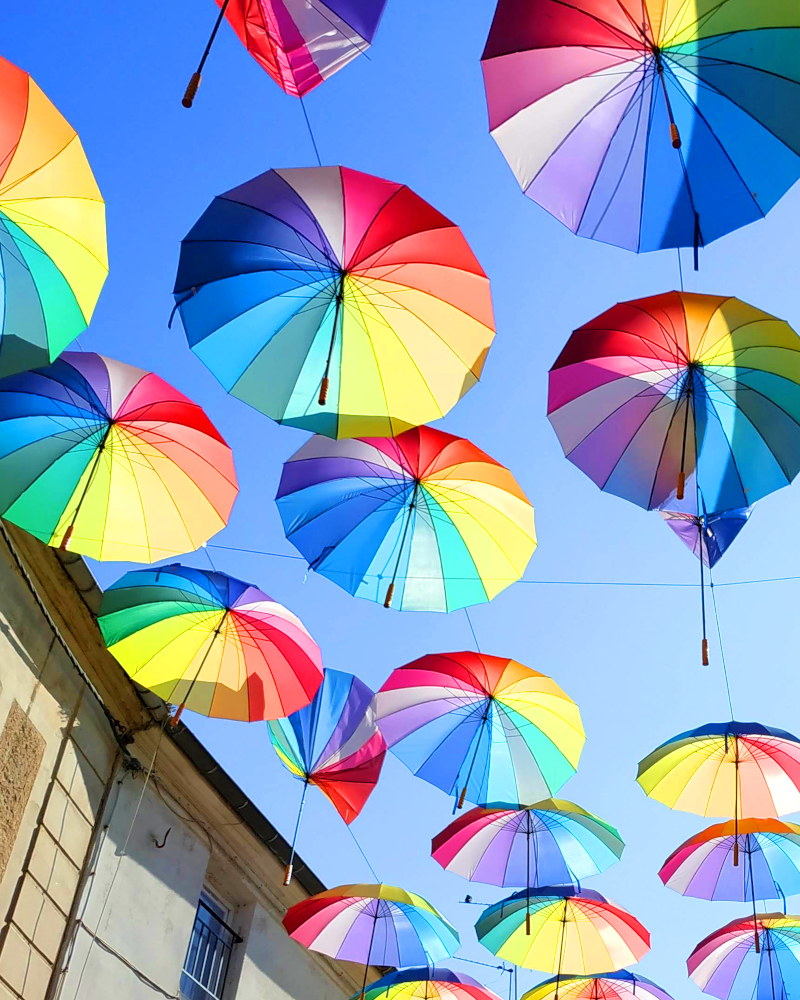
%> input picture Multimedia_project/colors.bmp, 800 x 1000 px
$ octave Project1FigureOut.m   (GNU Octave 9; MATLAB toolbox functions it lacks are replaced by stand-ins)
%> lines starting %> are read from the running program, lines starting %| are printed output that depends on the picture
close all;
clear all;
clc;

%% Parametri
N = 64; % Dimensione del blocco per la DCT
R = 98; % Percentuale dei coefficienti DCT da mettere a zero

% Loading an RGB image
rgb_in = imread("colors.bmp");
%> rgb_in is the input picture: size 1000x800x3 uint8; mean R, G, B 139.9, 157, 183.1

% Visualizza immagine originale
figure(1); image(rgb_in);
axis image; axis off;
title('Original image','Interpreter','latex');

% Inizializzazione dei vettori per i valori di PSNR
psnr = zeros(size(R));

% Definisco le funzioni per la DCT e la Inverse DCT
dctfun = @(block) dct2(block.data);
dctinvfun = @(block) idct2(block.data);

% Converting the RGB image to YCbCr space
ycbcr_in = rgb2ycbcr(rgb_in);
%> ycbcr_in: size 1000x800x3 uint8; mean of channels 1, 2, 3 149, 142, 118.6

% Extracting the Y, Cb and Cr components
y = ycbcr_in(:,:,1);
cb = ycbcr_in(:,:,2);
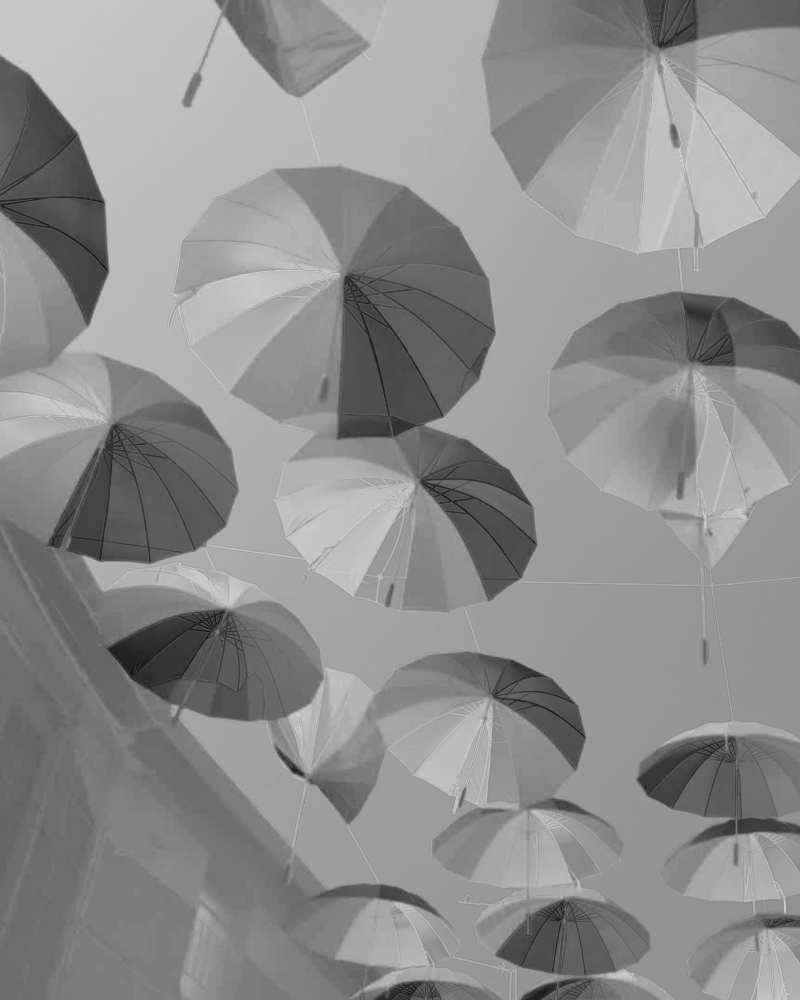
%> cb: size 1000x800 uint8; min 17, max 211, mean 142
cr = ycbcr_in(:,:,3);
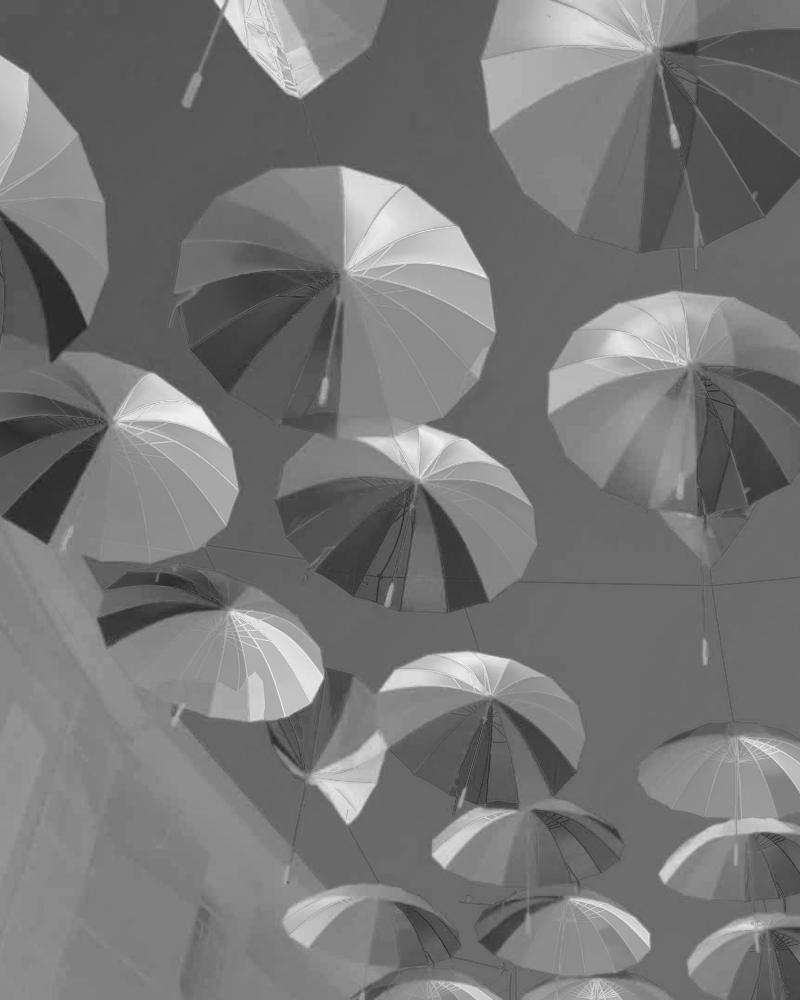
%> cr: size 1000x800 uint8; min 36, max 240, mean 118.6

% Effettua la DCT bidimensionale delle componenti
y_dct = blockproc(y, [N N], dctfun);
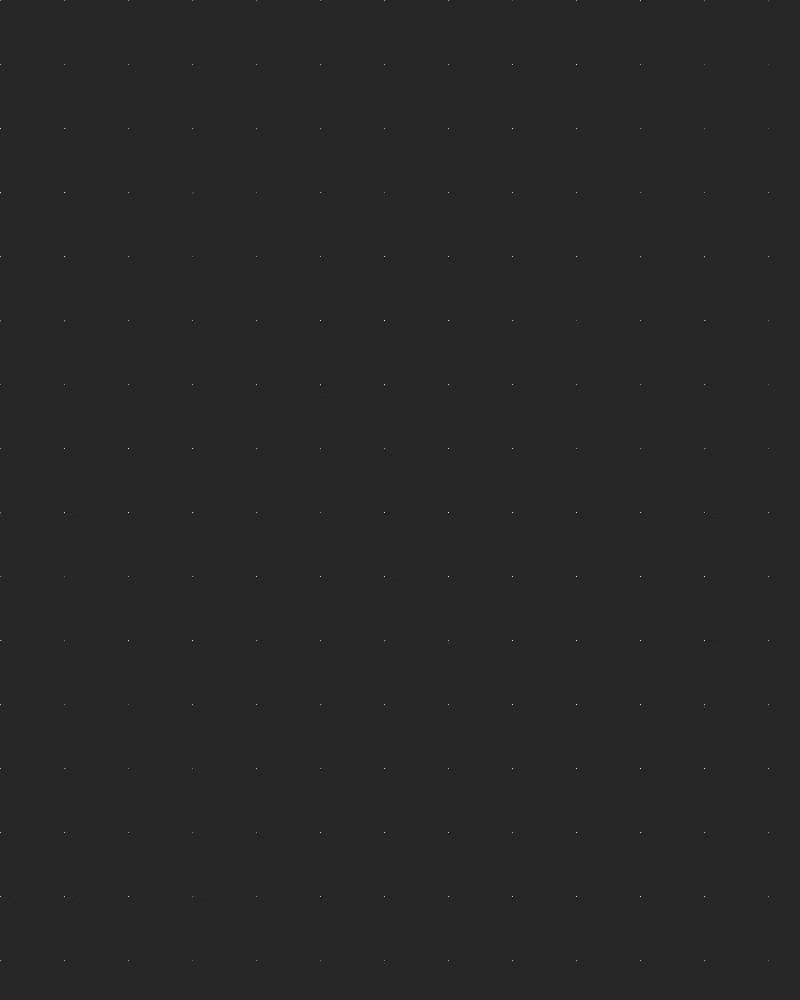
%> y_dct: size 1000x800 double; min -2520.5, max 13981.6, mean 2.4; drawn with min black and max white
cb_dct = blockproc(cb, [N N], dctfun);
cr_dct = blockproc(cr, [N N], dctfun);

% Calcola la frazione dei coefficenti DCT dell'intera componente da
% mettere a zero; prctile(A,p) return percentiles of elements in input
% data A for the percentages p in the interval [0,100].
perc_y = prctile(abs(y_dct(:)), R);
%> perc_y = 64.17
perc_cb = prctile(abs(cb_dct(:)), R);
%> perc_cb = 22.54
perc_cr = prctile(abs(cr_dct(:)), R);
%> perc_cr = 23.63

% Mette a zero la frazione dei coefficenti DCT calcolata
y_dct(abs(y_dct) < perc_y) = 0;
cb_dct(abs(cb_dct) < perc_cb) = 0;
cr_dct(abs(cr_dct) < perc_cr) = 0;

% Effettua la DCT inversa sui blocchi dopo sogliaggio, ottenendo la
% versione "compressa" della componente
y_compressed = blockproc(y_dct, [N N], dctinvfun);
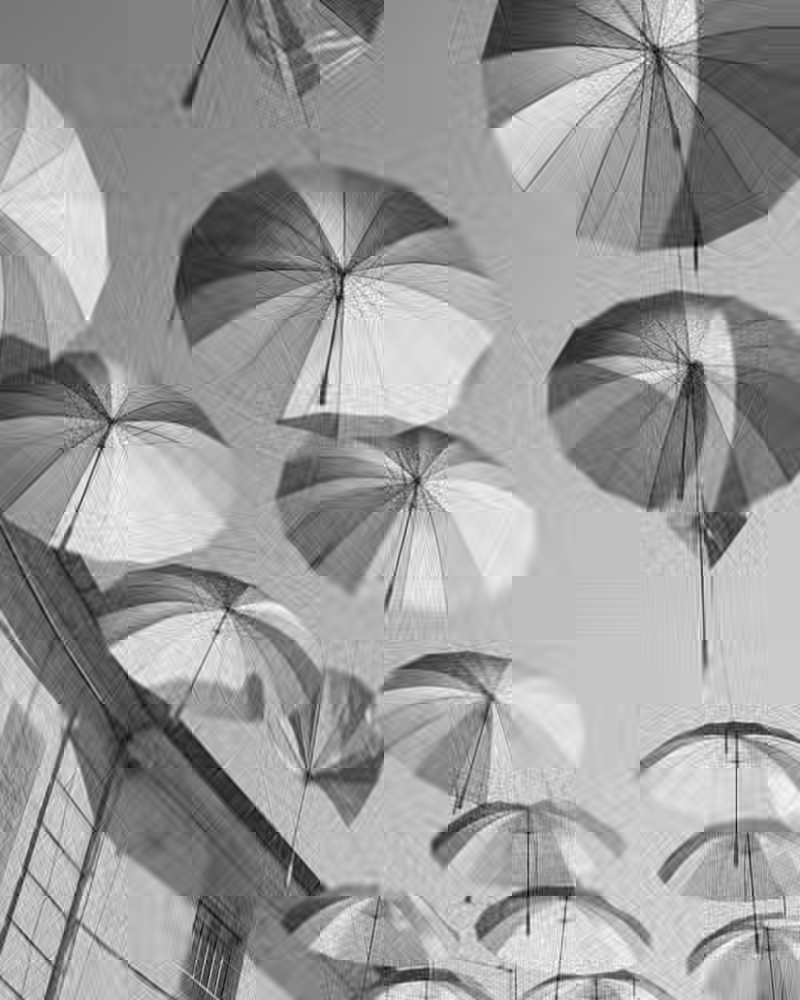
%> y_compressed: size 1000x800 double; min -19.54, max 256.5, mean 149; drawn with min black and max white
cb_compressed = blockproc(cb_dct, [N N], dctinvfun);
cr_compressed = blockproc(cr_dct, [N N], dctinvfun);

% Calcolo dell'MSE per la componente Y, Cb e Cr tra quella originale e
% la componente "compressa"
mse_y = immse(double(y(:)),double(y_compressed(:)));
%> mse_y = 135.9
mse_cb = immse(double(cb(:)),double(cb_compressed(:)));
%> mse_cb = 15.05
mse_cr = immse(double(cr(:)),double(cr_compressed(:)));
%> mse_cr = 14.76

% Calcolo dell'MSE pesato e del PSNR e meorizzazione dei valori di PSNR
mse_P = (3/4) * mse_y + (1/8) * mse_cb + (1/8) * mse_cr;
%> mse_P = 105.7
psnr = 10 * log10((255^2) / mse_P)
%> psnr = 27.89
N

% Ricompone l'immagine dalle componenti compresse
comp = rgb_in;
comp(:,:,1) = y_compressed;
%> comp: size 1000x800x3 uint8; mean of channels 1, 2, 3 149, 157, 183.1
comp(:,:,2) = cb_compressed;
%> comp: size 1000x800x3 uint8; mean of channels 1, 2, 3 149, 142, 183.1
comp(:,:,3) = cr_compressed;
%> comp: size 1000x800x3 uint8; mean of channels 1, 2, 3 149, 142, 118.6
txt = "Compressed image $R="+R+"\%$ $N="+N+"$";
figure(2); image(ycbcr2rgb(comp));
axis image; axis off;
title(txt,'Interpreter','latex')
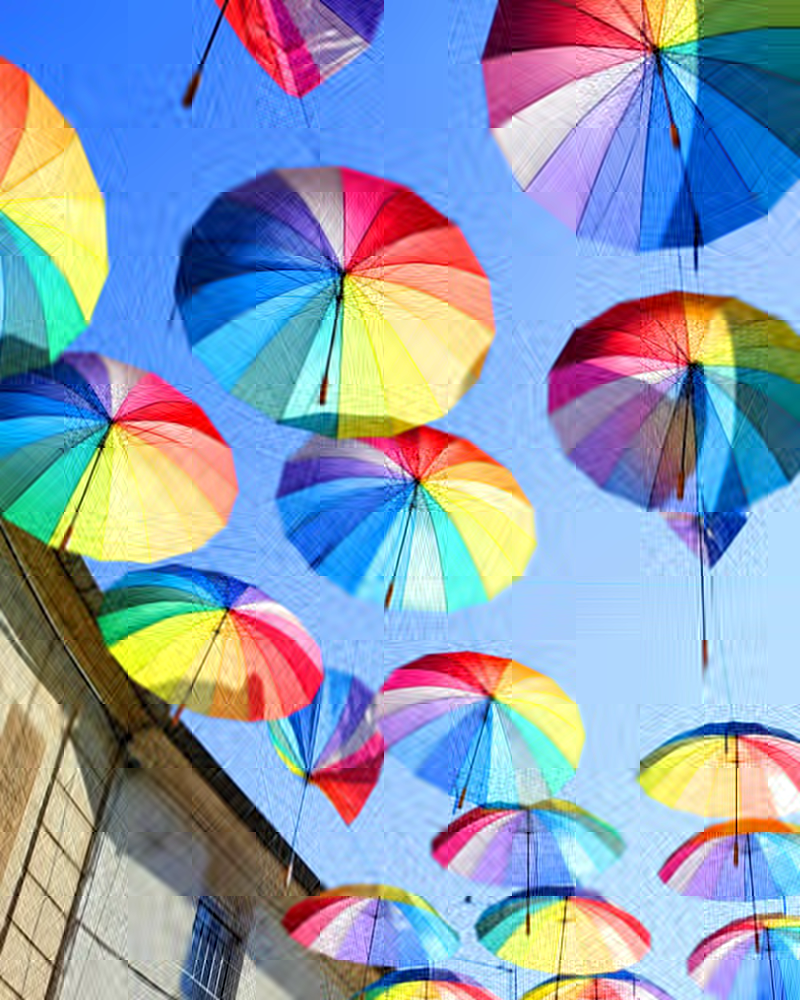
%> displayed picture: size 1000x800x3, on the screen's scale of 0 to 255; mean R, G, B 139.7, 157, 182.2
